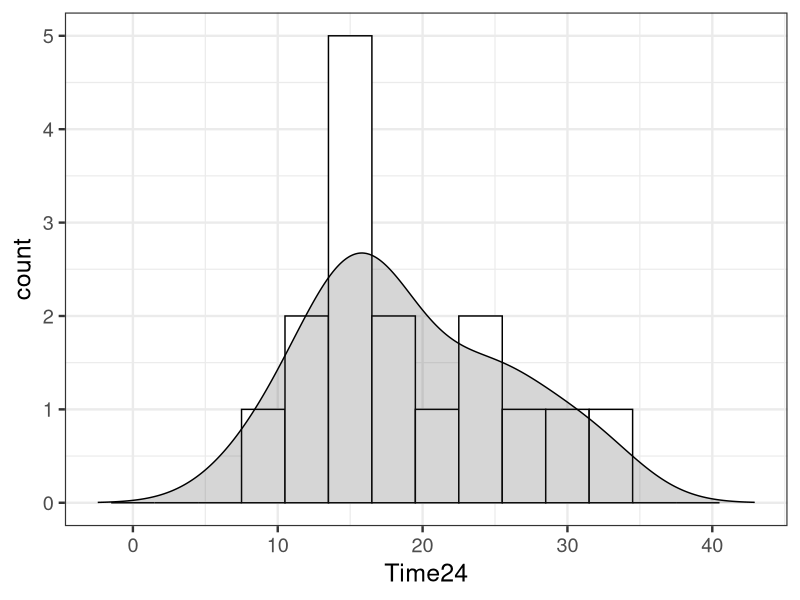

R code for this plot:
library(ggplot2)

d <- read.csv(file='input/data-conc-2.txt')
d_last <- d[ncol(d)]

bw <- 3.0
p <- ggplot(data=d_last, aes(x=Time24)) +
  theme_bw(base_size=18) +
  geom_histogram(binwidth=bw, color='black', fill='white') +
  geom_density(eval(bquote(aes(y=..count..*.(bw)))), alpha=0.2, color='black', fill='gray20') +
  labs(x='Time24', y='count') +
  xlim(range(density(d_last$Time24)$x))
ggsave(file='output/fig8-7-right.png', plot=p, dpi=300, w=4, h=4)
